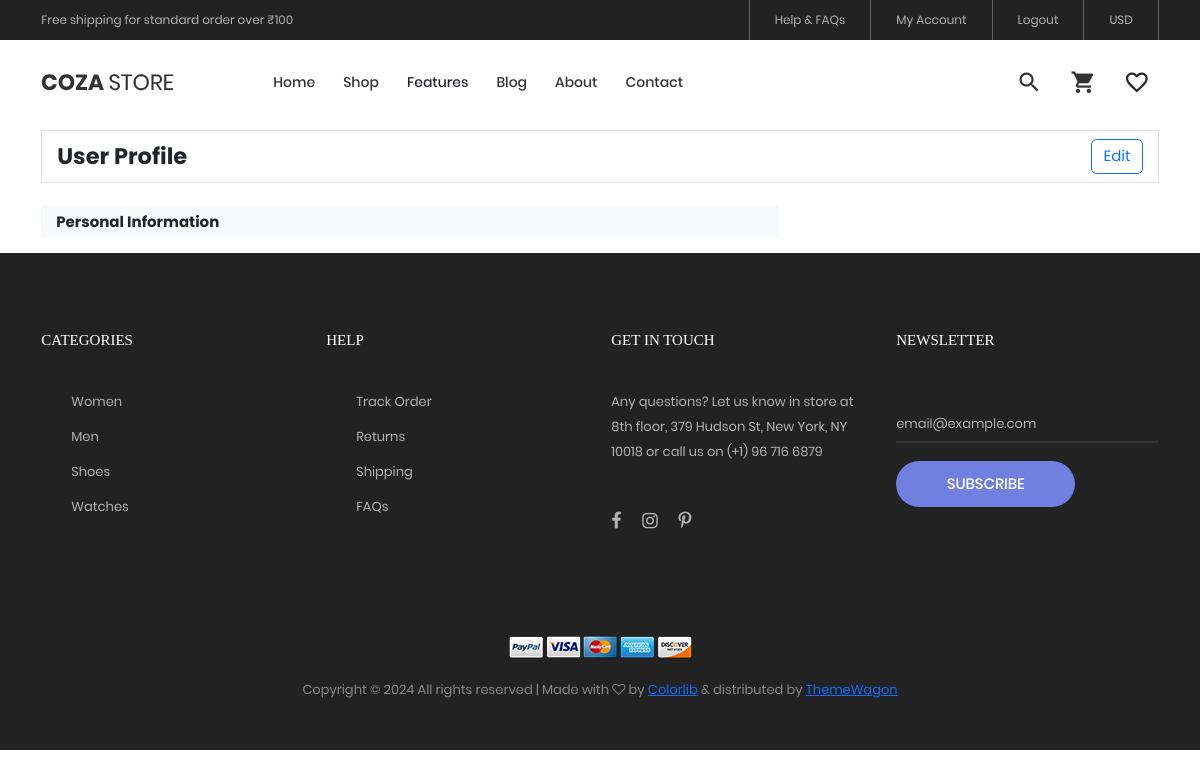
/myaccount (signed in), run on an earlier commit of the app's database.
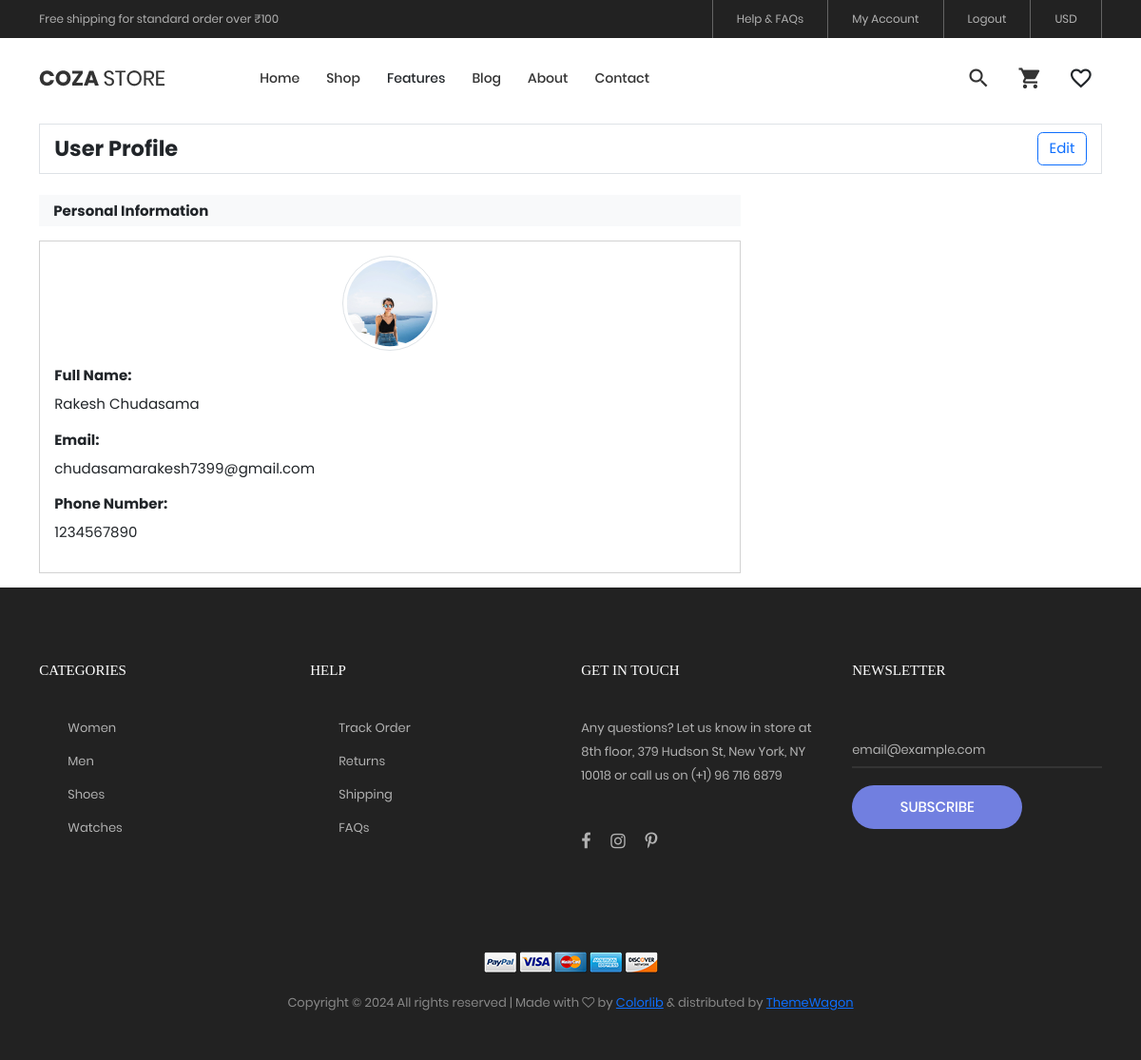
And on a later commit of the database.
### my_app/models.py (models this page shows, shortened)
class Billing_detail(models.Model):
    user_id = models.ForeignKey(signup,on_delete=models.CASCADE,null=True,blank=True)
    full_name = models.CharField(max_length=50,blank=True,null=True)
    mobile = models.IntegerField()
    pin_code = models.IntegerField()
    street_address = models.TextField()
    town = models.CharField(max_length=100,blank=True,null=True)
    district = models.CharField(max_length=100,blank=True,null=True)
    state = models.CharField(max_length=100,blank=True,null=True)

class signup(models.Model):
    name=models.CharField(max_length=30,blank=True,null=True)
    email=models.EmailField(unique=True,blank=True,null=True)
    otp=models.CharField(max_length=6,default=0,blank=True,null=True)
    password=models.CharField(max_length=30, null=True)
    img = models.ImageField(upload_to="media", blank=True, null=True)

### my_app/views.py (the view)
# urls.py: path('myaccount',hv.myaccount, name='myaccount'),
def myaccount(request):
    if 'email' in request.session:
        uid = signup.objects.get(email=request.session['email'])
        user_id = signup.objects.all()
        get_cart  = add_to_cart.objects.filter(user_id=uid)
        get_cart_count = add_to_cart.objects.filter(user_id=uid).count()
        get_wishlist = wish_list.objects.filter(user_id = uid)
        get_wishlist_count = wish_list.objects.filter(user_id=uid).count()
        get_address = Billing_detail.objects.filter(user_id = uid)
        context = {"get_cart": get_cart,"get_cart_count":get_cart_count,"get_wishlist": get_wishlist,
                  "get_wishlist_count": get_wishlist_count,"get_address": get_address,"uid":uid,"user_id": user_id}
        return render(request,"myaccount.html", context)
    else:
        return render(request,"index.html")

### my_app/templates/myaccount.html (shortened to what this page needs)
{% extends 'index.html' %}
{% load static %}
{% block content %}
<br><br>
<!DOCTYPE html>
<html lang="en">
<head>
    <link rel="stylesheet" href="https://cdn.jsdelivr.net/npm/bootstrap@5.3.0/dist/css/bootstrap.min.css">
</head>
<body>
<div class="page-content">
    <section class="section-padding mt-5">
        <div class="container">
            <div class="d-flex align-items-center px-3 py-2 border mb-4">
                <div class="text-start">
                    <h4 class="mb-0 h4 fw-bold">User Profile</h4>
                </div>
                <div class="ms-auto">
                    <button id="editButton" class="btn btn-outline-primary" onclick="toggleEdit()">Edit</button>
                </div>
            </div>
            <div id="displayForm" style="display: block;">
                <div class="row g-4">
                    <div class="col-12 col-lg-8 col-xl-8">
                        <h6 class="fw-bold mb-3 py-2 px-3 bg-light">Personal Information</h6>
                        {% if get_address %}
                            {% for i in get_address %}
                        <div class="card rounded-0 mb-3">
                            <div class="card-body">
                                <div class="mb-3 text-center">
                                    <img src="{{ uid.img.url }}" alt="Profile Image" enctype="multipart/form-data" class="img-thumbnail" width="150" style="width: 100px; height: 100px; object-fit: cover; border-radius: 50%;">
                                </div>
                                <div class="mb-3">
                                    <label class="fw-bold">Full Name:</label>
                                    <p>{{i.full_name}}</p>
                                </div>
                                <div class="mb-3">
                                    {% if request.session.email %}
                                    <label class="fw-bold">Email:</label>
                                    <p>{{request.session.email}}</p>
                                    {% endif %}
                                </div>
                                <div class="mb-3">
                                    <label class="fw-bold">Phone Number:</label>
                                    <p>{{ i.mobile }}</p>
                                </div>
                            </div>
                        </div>
                    </div>
                </div>
            </div>
            {% endfor %}
            {% endif %}
            </div>
        </div>
    </section>
</div>
</body>
</html>
{% endblock %}

What changed in the data, as far as the page shows it:
added Billing_detail: img (picture), full_name "Rakesh Chudasama", session.email "chudasamarakesh7399@gmail.com", mobile "1234567890"
